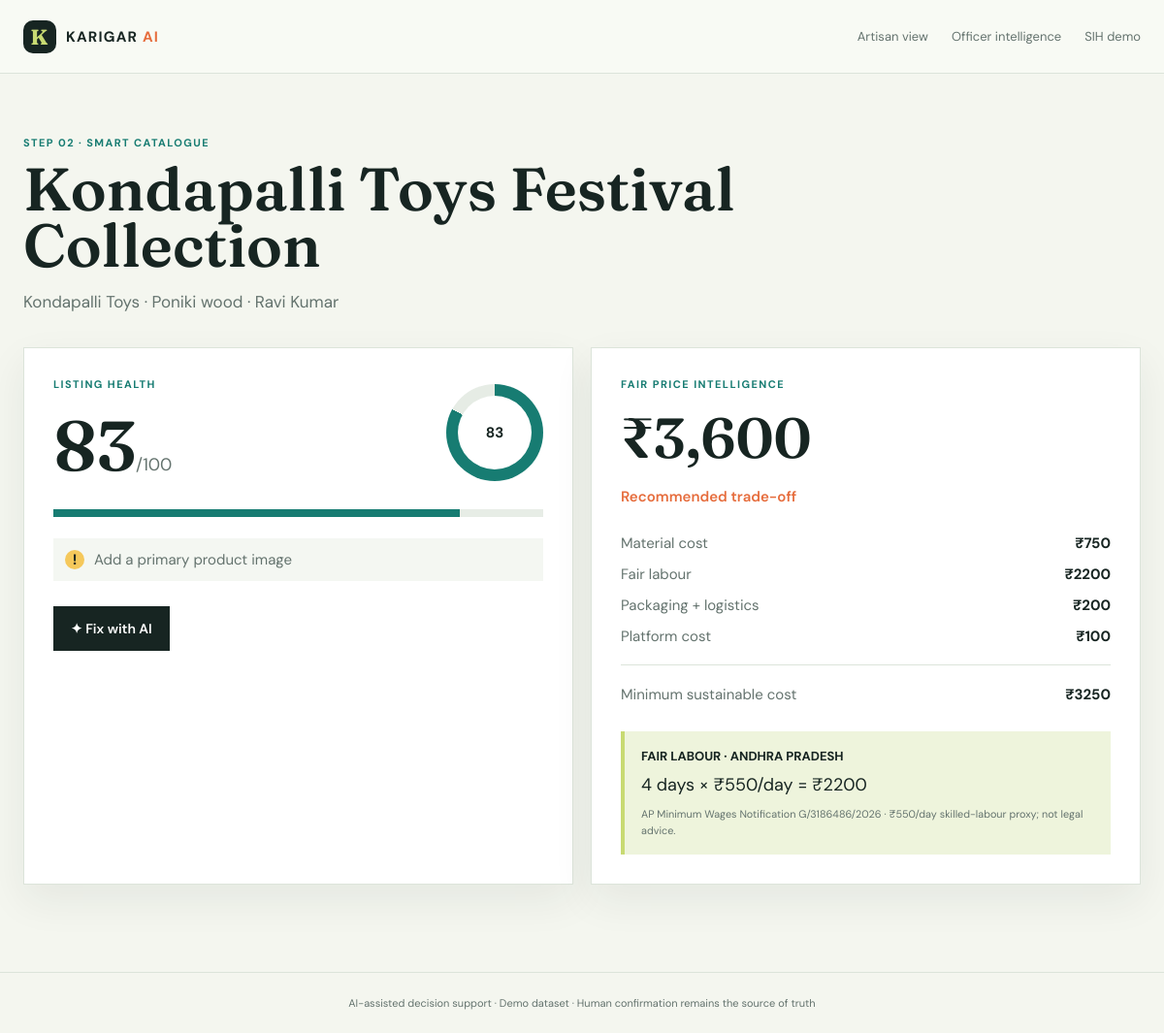
The app's page /products/2 with its own data.
### app/models.py (models this page shows)
class Product(db.Model):
    id = db.Column(db.Integer, primary_key=True)
    name = db.Column(db.String(160), nullable=False)
    craft = db.Column(db.String(120), nullable=False)
    material = db.Column(db.String(120), nullable=False)
    technique = db.Column(db.String(120))
    description = db.Column(db.Text)
    story = db.Column(db.Text)
    dimensions = db.Column(db.String(80))
    production_time = db.Column(db.Integer, default=3)
    cost = db.Column(db.Float, default=600)
    price = db.Column(db.Float, default=1200)
    inventory = db.Column(db.Integer, default=10)
    listing_score = db.Column(db.Integer, default=57)
    verification_status = db.Column(db.String(40), default="Pending")
    artisan_id = db.Column(db.Integer, db.ForeignKey("artisan.id"), nullable=False)
    created_at = db.Column(db.DateTime, default=datetime.utcnow)
    images = db.relationship("ProductImage", backref="product", lazy=True)

class Artisan(db.Model):
    id = db.Column(db.Integer, primary_key=True)
    name = db.Column(db.String(160), nullable=False)
    language = db.Column(db.String(30), default="Telugu")
    region = db.Column(db.String(100), default="Andhra Pradesh")
    craft = db.Column(db.String(120), nullable=False)
    experience_years = db.Column(db.Integer, default=10)
    verification_status = db.Column(db.String(40), default="Verified")
    user_id = db.Column(db.Integer, db.ForeignKey("user.id"))
    shg_id = db.Column(db.Integer, db.ForeignKey("shg.id"))
    products = db.relationship("Product", backref="artisan", lazy=True)

### app/routes.py (the view)
@main.get("/products/<int:product_id>")
def product_detail(product_id):
    product = Product.query.get_or_404(product_id)
    health = listing_health(product)
    pricing = price_recommendation(product)
    return render_template("artisan/product.html", product=product, health=health, pricing=pricing)

### app/services/intelligence.py (called while the page is built)
def listing_health(product):
    score = product.listing_score or 0
    issues = []
    if not product.dimensions:
        issues.append({"severity": "critical", "message": "Missing dimensions"})
    if not product.description:
        issues.append({"severity": "warning", "message": "Description needs a clear buyer-facing story"})
    if not product.technique:
        issues.append({"severity": "warning", "message": "Technique is not confirmed"})
    if not product.images:
        issues.append({"severity": "warning", "message": "Add a primary product image"})
    if score >= 90:
        issues = [{"severity": "success", "message": "Listing is ready for marketplace publishing"}]
    return {"score": score, "issues": issues}

def price_recommendation(product):
    labour = product.production_time * 550
    material = product.cost or 600
    packaging, logistics, platform = 80, 120, 100
    sustainable = material + labour + packaging + logistics + platform
    recommended = round(max(sustainable * 1.12, product.price or sustainable) / 100) * 100
    return {"material": material, "labour": labour, "packaging": packaging, "logistics": logistics, "platform": platform, "minimum": round(sustainable), "recommended": recommended, "premium": round(recommended * 1.2), "wage_source": "AP Minimum Wages Notification G/3186486/2026", "wage_note": "₹550/day skilled-labour proxy; not legal advice."}

### templates/artisan/product.html
{% extends 'base.html' %}{% block title %}Listing intelligence · KARIGAR AI{% endblock %}{% block content %}<section class="page-heading"><p class="eyebrow">Step 02 · Smart catalogue</p><h1>{{ product.name }}</h1><p>{{ product.craft }} · {{ product.material }} · {{ product.artisan.name }}</p></section><div class="split-layout"><section class="panel"><div class="score-row"><div><p class="eyebrow">Listing health</p><div class="score">{{ health.score }}<small>/100</small></div></div><div class="score-ring" style="--score:{{ health.score }}%"><span>{{ health.score }}</span></div></div><div class="progress"><i style="width:{{ health.score }}%"></i></div>{% for issue in health.issues %}<div class="issue {{ issue.severity }}"><b>{{ '✓' if issue.severity == 'success' else '!' }}</b>{{ issue.message }}</div>{% endfor %}{% if health.score < 90 %}<form method="post" action="{{ url_for('main.fix_listing', product_id=product.id) }}"><button class="primary-button">✦ Fix with AI</button></form>{% else %}<span class="confirmed">Ready to publish through demo adapter</span>{% endif %}</section><section class="panel price-panel"><p class="eyebrow">Fair price intelligence</p><h2>₹{{ '{:,.0f}'.format(pricing.recommended) }}</h2><p class="recommendation">Recommended trade-off</p><div class="price-lines"><span>Material cost <b>₹{{ pricing.material|int }}</b></span><span>Fair labour <b>₹{{ pricing.labour|int }}</b></span><span>Packaging + logistics <b>₹{{ (pricing.packaging + pricing.logistics)|int }}</b></span><span>Platform cost <b>₹{{ pricing.platform|int }}</b></span><hr><span>Minimum sustainable cost <b>₹{{ pricing.minimum }}</b></span></div><div class="source-box"><b>FAIR LABOUR · ANDHRA PRADESH</b><p>4 days × ₹550/day = ₹{{ pricing.labour|int }}</p><small>{{ pricing.wage_source }} · {{ pricing.wage_note }}</small></div></section></div>{% endblock %}

### static/css/style.css (style rules this page uses)
:root { --ink:#172522;--muted:#64736e;--paper:#f4f6ef;--surface:#fff;--line:#dce4da;--orange:#e66d3d;--teal:#177c72;--lime:#c8da72;--yellow:#f5c85b;--shadow:0 16px 40px #17312812 }
* { box-sizing:border-box }
body { margin:0;background:var(--paper);color:var(--ink);font:15px 'DM Sans',sans-serif }
.eyebrow { margin:0 0 12px;color:var(--teal);font-size:11px;font-weight:700;letter-spacing:.13em;text-transform:uppercase }
.artisan-hero h1,.page-heading h1,.officer-heading h1,.demo-hero h1 { margin:0;max-width:760px;font:600 clamp(44px,7vw,86px)/.94 Fraunces,serif;letter-spacing:0 }
.section-head h2,.panel h2 { margin:0;font:600 34px Fraunces,serif }
.page-heading { margin-bottom:36px }
.page-heading h1 { font-size:62px }
.page-heading>p:last-child { color:var(--muted);font-size:17px }
.split-layout,.officer-grid { display:grid;grid-template-columns:1fr 1fr;gap:18px }
.panel { background:var(--surface);padding:30px;border:1px solid var(--line);box-shadow:var(--shadow) }
.score-row { display:flex;justify-content:space-between;align-items:center }
.score { font:600 72px Fraunces }
.score small { font:18px DM Sans;color:var(--muted) }
.score-ring { width:100px;height:100px;border-radius:50%;background:conic-gradient(var(--teal) var(--score),#e6ece5 0);display:grid;place-items:center }
.score-ring span { display:grid;place-items:center;width:76px;height:76px;border-radius:50%;background:white;font-weight:700 }
.progress { height:8px;background:#e7ede6;margin:22px 0 }
.progress i { display:block;height:100%;background:var(--teal) }
.issue { padding:12px;margin:8px 0;background:#f4f7f2;color:var(--muted) }
.issue b { display:inline-grid;place-items:center;width:20px;height:20px;border-radius:50%;margin-right:10px;background:var(--yellow);color:var(--ink) }
.primary-button { display:inline-block;border:0;background:var(--ink);color:#fff;padding:14px 18px;font:600 14px 'DM Sans';cursor:pointer;margin-top:18px }
.price-panel>h2 { font-size:58px;margin:10px 0 0 }
.recommendation { color:var(--orange);font-weight:600 }
.price-lines { display:grid;gap:12px;margin:28px 0;color:var(--muted) }
.price-lines span { display:flex;justify-content:space-between }
.price-lines b { color:var(--ink) }
.price-lines hr { width:100%;border:0;border-top:1px solid var(--line) }
.source-box { padding:17px;background:#eef4dc;border-left:4px solid var(--lime);font-size:13px }
.source-box p { margin:9px 0;font-size:18px }
.source-box small { color:var(--muted) }

### records on screen
Product: name "Kondapalli Toys Festival Collection", craft "Kondapalli Toys", material "Poniki wood", material "750"
Artisan: artisan.name "Ravi Kumar"

### other values on screen
{{ health.score }} "83"
{{ '✓' if issue.severity == 'success' else '!' }} "!"
{{ issue.message }} "Add a primary product image"
{{ '{:,.0f}'.format(pricing.recommended) }} "3,600"
{{ pricing.labour|int }} "2200"
{{ (pricing.packaging + pricing.logistics)|int }} "200"
{{ pricing.platform|int }} "100"
{{ pricing.minimum }} "3250"
{{ pricing.wage_source }} "AP Minimum Wages Notification G/3186486/2026"
{{ pricing.wage_note }} "₹550/day skilled-labour proxy; not legal advice."
